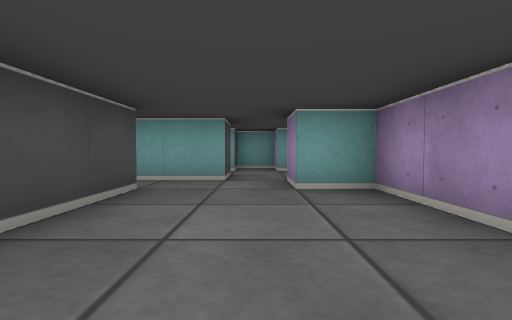
view 1 (above)

17 first-person views from a walk through a cub3D maze. The camera is about half as high as the walls, tilts 2° down and sees 85° across. The floor is counted in squares. Each view is taken from the middle of a square. On the plan, view 1 faces up. The plan holds only what a view shows up to about 9 squares ahead; the rest is blank.

view 2
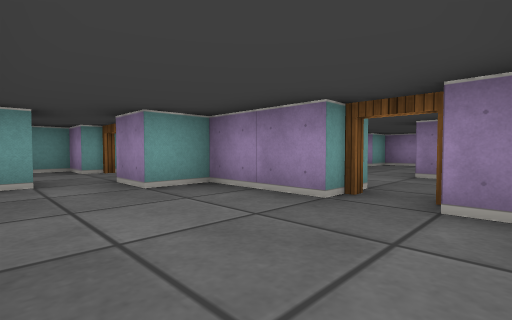

view 3
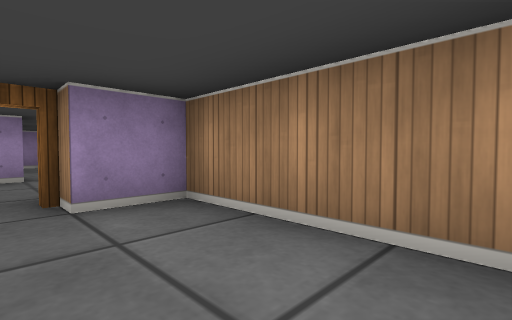

view 4
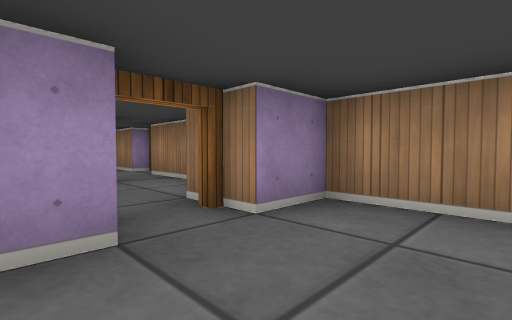

view 5
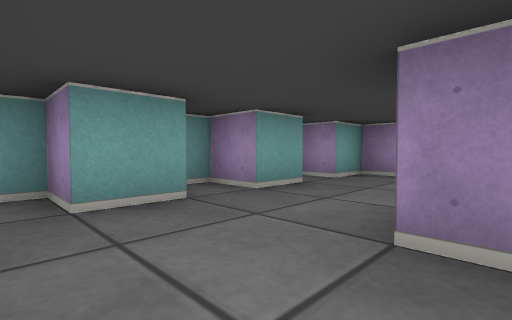

view 6
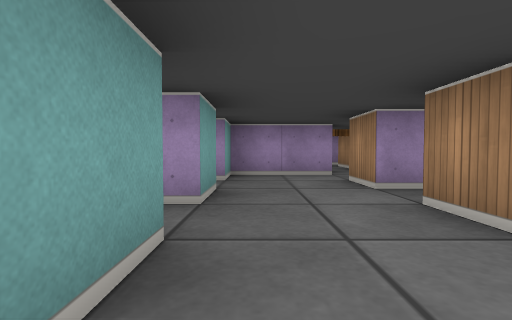

view 7
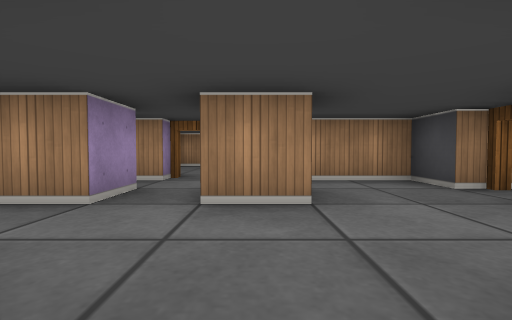

view 8
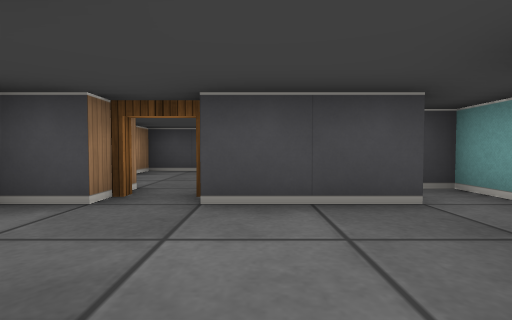

view 9
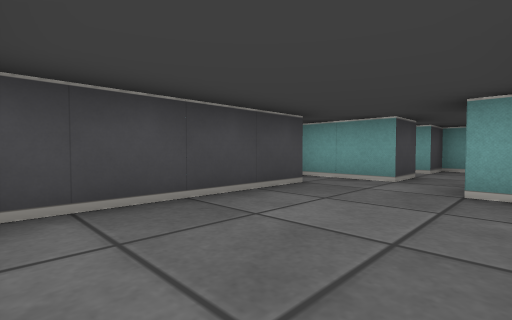

view 10
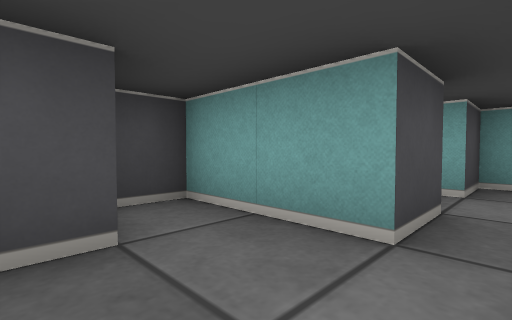

view 11
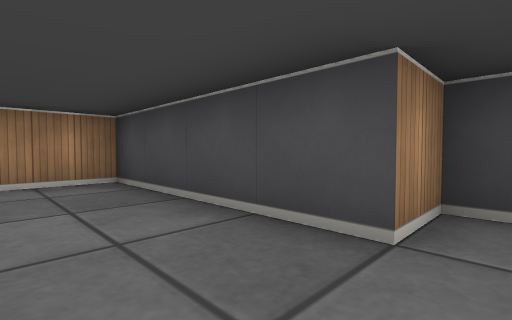

view 12
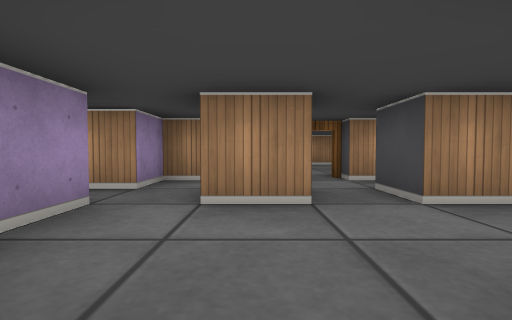

view 13
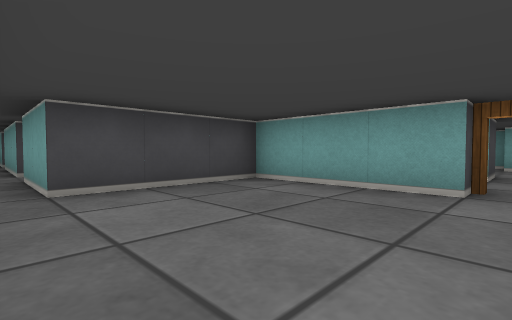

view 14
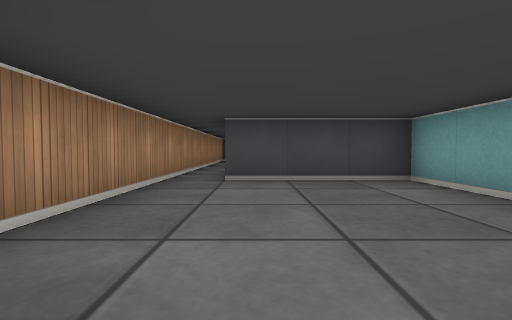

view 15
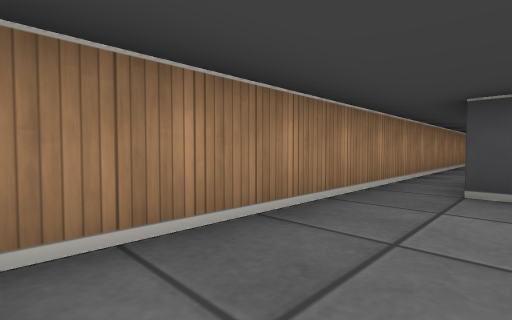

view 16
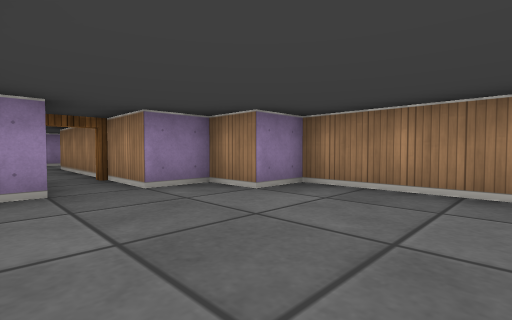

view 17
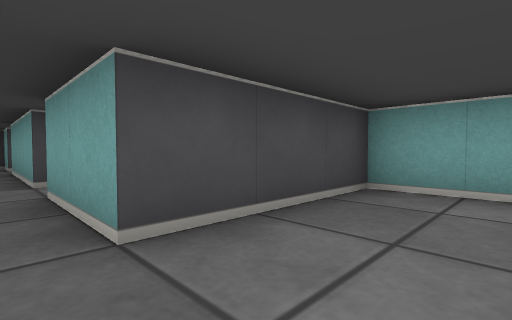

### Floor plan
Ten units are one square. View 1 is at (0, 0); x grows to the right and y downward. Boxes are objects, and circles mark ways between rooms. Rooms are numbered by the first view taken in them; rooms with no view inside come last. Other rooms are left out.
<svg viewBox="-60 -61 165 121">
<path fill="none" stroke="#000" d="M15 -15 15 -35 5 -35 5 -45M-5 -56 -5 -45 -25 -45 -25 -35 -15 -35 -15 5 15 5 15 -5M65 -5 65 -15 75 -15M65 -35 55 -35 55 -45 50 -45M46 -35 35 -35 35 -45 15 -45 15 -40M45 -4 45 -15 55 -15 55 -5M65 5 85 5 85 -5 91 -5M85 -14 85 -35 75 -35 75 -42M25 -5 25 5 55 5M25 -36 25 -15M-4 45 -35 45M55 15 25 15 25 45 5 45M75 26 75 21M-45 45 -55 45M-45 55 65 55 65 45 75 45 75 35 90 35"/>
<circle cx="20" cy="-10" r="3" fill="#2a7"/>
<circle cx="60" cy="10" r="3" fill="#2a7"/>
<text x="0" y="-20">1</text>
<text x="60" y="-20">2</text>
<text x="30" y="40">3</text>
</svg>
Room 1 opens to room 2. Room 2 opens to room 3.

Where each view was taken, in squares from view 1:
view 1: 0 up, 0 right, facing up
view 2: 0 up, 1 left, facing up-right
view 3: 1 up, 1 left, facing down-right
view 4: 2 up, 0 right, facing down-right
view 5: 1 up, 3 right, facing up-right
view 6: 3 up, 3 right, facing right
view 7: 4 up, 5 right, facing down
view 8: 2 up, 5 right, facing left
view 9: 0 up, 1 right, facing up-left
view 10: 3 up, 0 right, facing up-left
view 11: 4 up, 0 right, facing down-left
view 12: 4 up, 7 right, facing down
view 13: 5 down, 6 right, facing up-left
view 14: 4 down, 7 right, facing left
view 15: 4 down, 6 right, facing down-left
view 16: 2 down, 4 right, facing down-right
view 17: 5 down, 4 right, facing up-left
